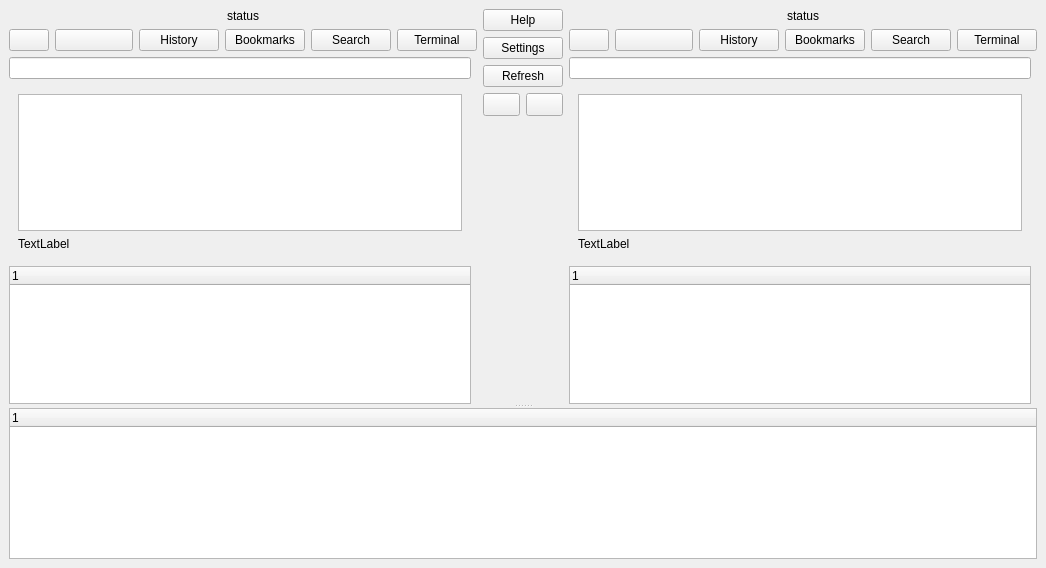
<?xml version="1.0" encoding="UTF-8"?>
<ui version="4.0">
 <class>MainWindow</class>
 <widget class="QMainWindow" name="MainWindow">
  <property name="geometry">
   <rect>
    <x>0</x>
    <y>0</y>
    <width>1046</width>
    <height>568</height>
   </rect>
  </property>
  <property name="windowTitle">
   <string>Dragonfly Navigator</string>
  </property>
  <widget class="QWidget" name="centralwidget">
   <layout class="QGridLayout" name="gridLayout">
    <item row="0" column="0">
     <widget class="QSplitter" name="splitter">
      <property name="orientation">
       <enum>Qt::Vertical</enum>
      </property>
      <widget class="QWidget" name="layoutWidget">
       <layout class="QHBoxLayout" name="mainHoriz">
        <item>
         <layout class="QGridLayout" name="left">
          <item row="4" column="0" colspan="2">
           <layout class="QHBoxLayout" name="horizontalLayout">
            <item>
             <widget class="QPushButton" name="left_back">
              <property name="text">
               <string/>
              </property>
             </widget>
            </item>
            <item>
             <widget class="QPushButton" name="left_up">
              <property name="sizePolicy">
               <sizepolicy hsizetype="Expanding" vsizetype="Fixed">
                <horstretch>0</horstretch>
                <verstretch>0</verstretch>
               </sizepolicy>
              </property>
              <property name="text">
               <string/>
              </property>
             </widget>
            </item>
            <item>
             <widget class="QPushButton" name="left_history">
              <property name="sizePolicy">
               <sizepolicy hsizetype="Minimum" vsizetype="Preferred">
                <horstretch>0</horstretch>
                <verstretch>0</verstretch>
               </sizepolicy>
              </property>
              <property name="text">
               <string>History</string>
              </property>
             </widget>
            </item>
            <item>
             <widget class="QPushButton" name="left_bookmarks">
              <property name="sizePolicy">
               <sizepolicy hsizetype="Minimum" vsizetype="Preferred">
                <horstretch>0</horstretch>
                <verstretch>0</verstretch>
               </sizepolicy>
              </property>
              <property name="text">
               <string>Bookmarks</string>
              </property>
             </widget>
            </item>
            <item>
             <widget class="QPushButton" name="left_find">
              <property name="text">
               <string>Search</string>
              </property>
             </widget>
            </item>
            <item>
             <widget class="QPushButton" name="left_terminal">
              <property name="text">
               <string>Terminal</string>
              </property>
             </widget>
            </item>
           </layout>
          </item>
          <item row="2" column="0" colspan="2">
           <widget class="QLabel" name="left_status">
            <property name="text">
             <string>status</string>
            </property>
            <property name="alignment">
             <set>Qt::AlignCenter</set>
            </property>
           </widget>
          </item>
          <item row="5" column="0">
           <widget class="QLineEdit" name="left_path"/>
          </item>
          <item row="7" column="0">
           <widget class="QWidget" name="left_preview_container" native="true">
            <layout class="QGridLayout" name="gridLayout_2">
             <item row="0" column="0">
              <widget class="QGraphicsView" name="left_preview_gv"/>
             </item>
             <item row="1" column="0">
              <widget class="QLabel" name="left_preview_text">
               <property name="text">
                <string>TextLabel</string>
               </property>
              </widget>
             </item>
            </layout>
           </widget>
          </item>
          <item row="9" column="0">
           <widget class="QTreeWidget" name="left_tree">
            <property name="rootIsDecorated">
             <bool>false</bool>
            </property>
            <column>
             <property name="text">
              <string notr="true">1</string>
             </property>
            </column>
           </widget>
          </item>
         </layout>
        </item>
        <item>
         <layout class="QVBoxLayout" name="center">
          <item>
           <layout class="QVBoxLayout" name="verticalLayout_4">
            <item>
             <widget class="QPushButton" name="help">
              <property name="text">
               <string>Help</string>
              </property>
             </widget>
            </item>
            <item>
             <widget class="QPushButton" name="configure">
              <property name="text">
               <string>Settings</string>
              </property>
             </widget>
            </item>
            <item>
             <widget class="QPushButton" name="refresh">
              <property name="text">
               <string>Refresh</string>
              </property>
             </widget>
            </item>
           </layout>
          </item>
          <item>
           <layout class="QHBoxLayout" name="horizontalLayout_5">
            <item>
             <widget class="QToolButton" name="toleft">
              <property name="sizePolicy">
               <sizepolicy hsizetype="Minimum" vsizetype="Fixed">
                <horstretch>0</horstretch>
                <verstretch>0</verstretch>
               </sizepolicy>
              </property>
              <property name="text">
               <string/>
              </property>
             </widget>
            </item>
            <item>
             <widget class="QToolButton" name="toright">
              <property name="sizePolicy">
               <sizepolicy hsizetype="Minimum" vsizetype="Fixed">
                <horstretch>0</horstretch>
                <verstretch>0</verstretch>
               </sizepolicy>
              </property>
              <property name="text">
               <string/>
              </property>
             </widget>
            </item>
           </layout>
          </item>
          <item>
           <spacer name="verticalSpacer_2">
            <property name="orientation">
             <enum>Qt::Vertical</enum>
            </property>
            <property name="sizeHint" stdset="0">
             <size>
              <width>20</width>
              <height>40</height>
             </size>
            </property>
           </spacer>
          </item>
          <item>
           <layout class="QVBoxLayout" name="actionButtonsLayout"/>
          </item>
          <item>
           <spacer name="verticalSpacer">
            <property name="orientation">
             <enum>Qt::Vertical</enum>
            </property>
            <property name="sizeHint" stdset="0">
             <size>
              <width>20</width>
              <height>40</height>
             </size>
            </property>
           </spacer>
          </item>
         </layout>
        </item>
        <item>
         <layout class="QGridLayout" name="right">
          <item row="2" column="0" colspan="2">
           <widget class="QLabel" name="right_status">
            <property name="text">
             <string>status</string>
            </property>
            <property name="alignment">
             <set>Qt::AlignCenter</set>
            </property>
           </widget>
          </item>
          <item row="4" column="0" colspan="2">
           <layout class="QHBoxLayout" name="horizontalLayout_4">
            <item>
             <widget class="QPushButton" name="right_back">
              <property name="text">
               <string/>
              </property>
             </widget>
            </item>
            <item>
             <widget class="QPushButton" name="right_up">
              <property name="sizePolicy">
               <sizepolicy hsizetype="Expanding" vsizetype="Fixed">
                <horstretch>0</horstretch>
                <verstretch>0</verstretch>
               </sizepolicy>
              </property>
              <property name="text">
               <string/>
              </property>
             </widget>
            </item>
            <item>
             <widget class="QPushButton" name="right_history">
              <property name="sizePolicy">
               <sizepolicy hsizetype="Minimum" vsizetype="Preferred">
                <horstretch>0</horstretch>
                <verstretch>0</verstretch>
               </sizepolicy>
              </property>
              <property name="text">
               <string>History</string>
              </property>
             </widget>
            </item>
            <item>
             <widget class="QPushButton" name="right_bookmarks">
              <property name="sizePolicy">
               <sizepolicy hsizetype="Minimum" vsizetype="Preferred">
                <horstretch>0</horstretch>
                <verstretch>0</verstretch>
               </sizepolicy>
              </property>
              <property name="text">
               <string>Bookmarks</string>
              </property>
             </widget>
            </item>
            <item>
             <widget class="QPushButton" name="right_find">
              <property name="text">
               <string>Search</string>
              </property>
             </widget>
            </item>
            <item>
             <widget class="QPushButton" name="right_terminal">
              <property name="text">
               <string>Terminal</string>
              </property>
             </widget>
            </item>
           </layout>
          </item>
          <item row="7" column="0">
           <widget class="QTreeWidget" name="right_tree">
            <property name="rootIsDecorated">
             <bool>false</bool>
            </property>
            <column>
             <property name="text">
              <string notr="true">1</string>
             </property>
            </column>
           </widget>
          </item>
          <item row="5" column="0">
           <widget class="QLineEdit" name="right_path"/>
          </item>
          <item row="6" column="0">
           <widget class="QWidget" name="right_preview_container" native="true">
            <layout class="QGridLayout" name="gridLayout_3">
             <item row="0" column="0">
              <widget class="QGraphicsView" name="right_preview_gv"/>
             </item>
             <item row="1" column="0">
              <widget class="QLabel" name="right_preview_text">
               <property name="text">
                <string>TextLabel</string>
               </property>
              </widget>
             </item>
            </layout>
           </widget>
          </item>
         </layout>
        </item>
       </layout>
      </widget>
      <widget class="QTreeWidget" name="jobs">
       <property name="minimumSize">
        <size>
         <width>0</width>
         <height>54</height>
        </size>
       </property>
       <property name="rootIsDecorated">
        <bool>false</bool>
       </property>
       <column>
        <property name="text">
         <string notr="true">1</string>
        </property>
       </column>
      </widget>
     </widget>
    </item>
   </layout>
  </widget>
 </widget>
 <resources/>
 <connections/>
</ui>
